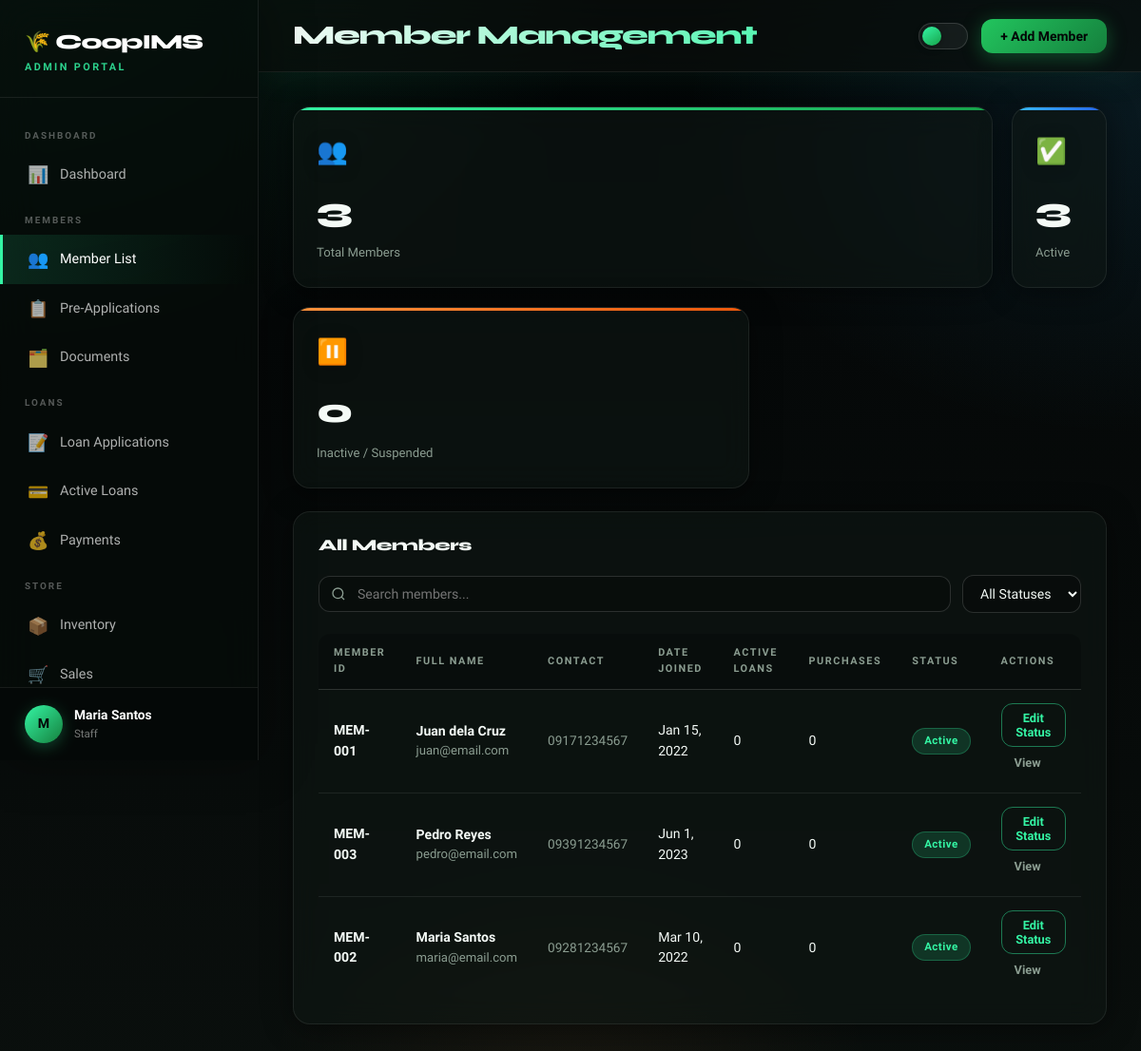
Screenshot of /admin_members.php (signed in) with the database file from the repository.
### tables this page shows
CREATE TABLE IF NOT EXISTS members (
    id              INT AUTO_INCREMENT PRIMARY KEY,
    member_id       VARCHAR(20) NOT NULL UNIQUE,
    first_name      VARCHAR(60) NOT NULL,
    middle_name     VARCHAR(60),
    last_name       VARCHAR(60) NOT NULL,
    email           VARCHAR(120),
    phone           VARCHAR(20),
    street          VARCHAR(150),
    barangay        VARCHAR(100),
    city            VARCHAR(100),
    province        VARCHAR(100),
    date_joined     DATE,
    status          ENUM('active','inactive','suspended') DEFAULT 'active',
    created_at      DATETIME DEFAULT CURRENT_TIMESTAMP
);

### includes/config.php (called while the page is built, shortened)
<?php
function getCurrentUser() {
    return [
        'id'   => $_SESSION['user_id']   ?? null,
        'name' => $_SESSION['user_name'] ?? 'Guest',
        'role' => $_SESSION['role']      ?? 'guest',
    ];
}
?>

### admin_members.php (the view, shortened to what this page needs)
<!DOCTYPE html>
<html lang="en">
<head>
  <link rel="stylesheet" href="css/style.css">
</head>
<body>
<?php
require_once 'includes/config.php';
$activePage = 'members';
$db = getDB();
$members = $db->query("SELECT m.*, CONCAT_WS(' ', m.first_name, m.middle_name, m.last_name) as full_name,
    (SELECT COUNT(*) FROM loans WHERE member_id=m.id AND status='active') as active_loans,
    (SELECT COUNT(*) FROM sales WHERE member_id=m.id) as purchases
    FROM members m ORDER BY m.last_name, m.first_name");
$totalMembers = $db->query("SELECT COUNT(*) as c FROM members")->fetch_assoc()['c'];
$activeMembers = $db->query("SELECT COUNT(*) as c FROM members WHERE status='active'")->fetch_assoc()['c'];
?>
<?php include 'includes/admin_sidebar.php'; ?>
<div class="main-content">
  <div class="topbar">
    <div class="topbar-title">Member Management</div>
    <div class="topbar-actions">
      <button class="btn btn-primary" onclick="openModal('modal-add-member')">+ Add Member</button>
    </div>
  </div>
  <div class="page-body">
    <div class="stats-grid" style="grid-template-columns:repeat(3,1fr);margin-bottom:24px;">
      <div class="stat-card green"><span class="stat-icon">👥</span><div class="stat-value"><?= $totalMembers ?></div><div class="stat-label">Total Members</div></div>
      <div class="stat-card blue"><span class="stat-icon">✅</span><div class="stat-value"><?= $activeMembers ?></div><div class="stat-label">Active</div></div>
      <div class="stat-card gold"><span class="stat-icon">⏸️</span><div class="stat-value"><?= $totalMembers - $activeMembers ?></div><div class="stat-label">Inactive / Suspended</div></div>
    </div>
    <div class="card">
      <div class="card-header"><span class="card-title">All Members</span></div>
      <div class="card-body">
        <div class="search-bar">
          <input type="text" id="memSearch" class="search-input" placeholder="Search members..." oninput="filterTable('memSearch','memTable')">
          <select class="filter-select" onchange="filterByStatus(this.value)">
            <option value="">All Statuses</option>
          </select>
        </div>
        <div class="table-wrap">
          <table id="memTable">
            <thead>
              <tr><th>Member ID</th><th>Full Name</th><th>Contact</th><th>Date Joined</th><th>Active Loans</th><th>Purchases</th><th>Status</th><th>Actions</th></tr>
            </thead>
            <tbody>
              <?php while ($m = $members->fetch_assoc()): ?>
              <tr>
                <td class="fw-600"><?= $m['member_id'] ?></td>
                <td>
                  <div class="fw-600"><?= htmlspecialchars($m['full_name']) ?></div>
                  <div class="text-muted text-sm"><?= htmlspecialchars($m['email'] ?? '') ?></div>
                </td>
                <td class="text-muted"><?= $m['phone'] ?></td>
                <td><?= $m['date_joined'] ? date('M j, Y', strtotime($m['date_joined'])) : '—' ?></td>
                <td><?= $m['active_loans'] > 0 ? '<span class="badge badge-blue">'.$m['active_loans'].'</span>' : '0' ?></td>
                <td><?= $m['purchases'] ?></td>
                <td>
                  <?php $sb=['active'=>'badge-green','inactive'=>'badge-gray','suspended'=>'badge-red']; ?>
                  <span class="badge <?= $sb[$m['status']] ?>"><?= ucfirst($m['status']) ?></span>
                </td>
                <td>
                  <button class="btn btn-sm btn-outline" onclick="changeStatus(<?= $m['id'] ?>,'<?= $m['status'] ?>')">Edit Status</button>
                  <a href="admin_member_detail.php?id=<?= $m['id'] ?>" class="btn btn-sm btn-ghost">View</a>
                </td>
              </tr>
              <?php endwhile; ?>
            </tbody>
          </table>
        </div>
      </div>
    </div>
  </div>
</div>
</body>
</html>

### includes/admin_sidebar.php (shortened to what this page needs)
<?php
$user = getCurrentUser();
?>
<aside class="sidebar">
  <div class="sidebar-logo">
    <div class="logo-text">🌾 CoopIMS</div>
    <div class="logo-sub">Admin Portal</div>
  </div>
  <nav class="sidebar-nav">
    <div class="nav-section-label">Dashboard</div>
    <a href="admin_dashboard.php" class="nav-item <?= ($activePage??'') === 'dashboard' ? 'active' : '' ?>">
      <span class="nav-icon">📊</span> Dashboard
    </a>
    <div class="nav-section-label">Members</div>
    <a href="admin_members.php" class="nav-item <?= ($activePage??'') === 'members' ? 'active' : '' ?>">
      <span class="nav-icon">👥</span> Member List
    </a>
    <a href="admin_pre_applications.php" class="nav-item <?= ($activePage??'') === 'pre_apps' ? 'active' : '' ?>">
      <span class="nav-icon">📋</span> Pre-Applications
    </a>
    <a href="admin_documents.php" class="nav-item <?= ($activePage??'') === 'documents' ? 'active' : '' ?>">
      <span class="nav-icon">🗂️</span> Documents
    </a>
    <div class="nav-section-label">Loans</div>
    <a href="admin_loan_applications.php" class="nav-item <?= ($activePage??'') === 'loan_apps' ? 'active' : '' ?>">
      <span class="nav-icon">📝</span> Loan Applications
    </a>
    <a href="admin_loans.php" class="nav-item <?= ($activePage??'') === 'loans' ? 'active' : '' ?>">
      <span class="nav-icon">💳</span> Active Loans
    </a>
    <a href="admin_payments.php" class="nav-item <?= ($activePage??'') === 'payments' ? 'active' : '' ?>">
      <span class="nav-icon">💰</span> Payments
    </a>
    <div class="nav-section-label">Store</div>
    <a href="admin_inventory.php" class="nav-item <?= ($activePage??'') === 'inventory' ? 'active' : '' ?>">
      <span class="nav-icon">📦</span> Inventory
    </a>
    <a href="admin_sales.php" class="nav-item <?= ($activePage??'') === 'sales' ? 'active' : '' ?>">
      <span class="nav-icon">🛒</span> Sales
    </a>
  </nav>
  <div class="sidebar-footer">
    <div class="user-info">
      <div class="avatar"><?= strtoupper(substr($user['name'], 0, 1)) ?></div>
      <div>
        <div class="user-name"><?= htmlspecialchars($user['name']) ?></div>
        <div class="user-role"><?= ucfirst($user['role']) ?></div>
      </div>
    </div>
  </div>
</aside>

### rows the page displays
members: member "MEM-001", full_name "Juan dela Cruz", email "juan@email.com", phone "09171234567", date_joined "Jan 15, 2022", purchases "0", status "Active"
members: member "MEM-003", full_name "Pedro Reyes", email "pedro@email.com", phone "09391234567", date_joined "Jun 1, 2023", purchases "0", status "Active"
members: member "MEM-002", full_name "Maria Santos", email "maria@email.com", phone "09281234567", date_joined "Mar 10, 2022", purchases "0", status "Active"

### other values shown
substr($user['name'], 0, 1) "M"
$user['name'] "Maria Santos"
$user['role'] "Staff"
$totalMembers "3"
$activeMembers "3"
$totalMembers - $activeMembers "0"
